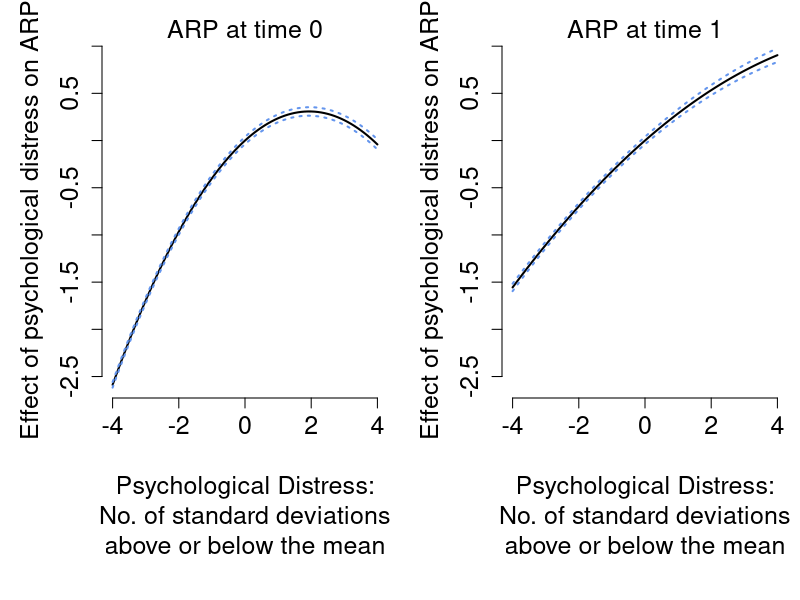
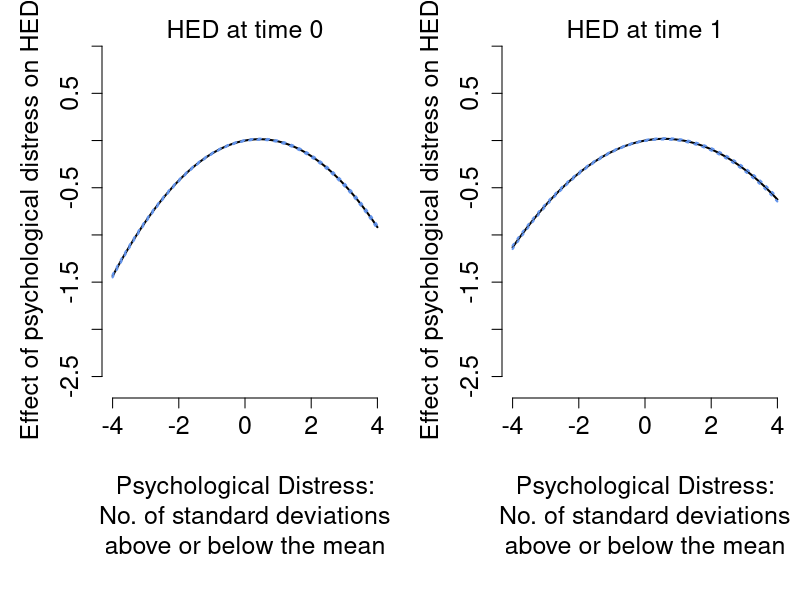

The R script that drew these images, in order:
###############################################################################
# Preliminary data preparation steps
###############################################################################

outdat_rutgers <- read.csv("figures/RAPI/injunctive_model_05.csv", header = TRUE)
colnames(outdat_rutgers)[1] <- "params"
varcovmat_rutgers <- read.csv("figures/RAPI/varcovmat_injunctive_model_05.csv", header = TRUE)

outdat_HED <- read.csv("figures/HED/injunctive_model_05.csv", header = TRUE)
colnames(outdat_HED)[1] <- "params"
varcovmat_HED <- read.csv("figures/HED/varcovmat_injunctive_model_05.csv", header = TRUE)

list_estimates <- list(outdat_rutgers = outdat_rutgers, outdat_HED = outdat_HED)
list_varcovmat <- list(varcovmat_rutgers = varcovmat_rutgers, varcovmat_HED = varcovmat_HED)

###############################################################################
# Define function for plotting effects
###############################################################################

CurvilinearEffect <- function(stress, 
                              time, 
                              model, 
                              estimates = list_estimates, 
                              varcovmat = list_varcovmat){
  
  out <- 0
  
  if(model == "RAPI_model05"){
    use_estimates <- estimates[["outdat_rutgers"]]
    use_varcovmat <- varcovmat[["varcovmat_rutgers"]][,2:ncol(varcovmat[["varcovmat_rutgers"]])]
  }else if(model == "HED_model05"){
    use_estimates <- estimates[["outdat_HED"]]
    use_varcovmat <- varcovmat[["varcovmat_HED"]][,2:ncol(varcovmat[["varcovmat_HED"]])]
  }else{
    out <- -99
  }
  
  if(out != -99){
    a_idx <- use_estimates[["params"]] == "DASS"
    b_idx <- use_estimates[["params"]] == "I(DASS * DASS)"
    c_idx <- use_estimates[["params"]] == "DASS:time"
    d_idx <- use_estimates[["params"]] == "I(DASS * DASS):time"
    
    a_est <- use_estimates[["estimates"]][a_idx]
    b_est <- use_estimates[["estimates"]][b_idx]
    c_est <- use_estimates[["estimates"]][c_idx]
    d_est <- use_estimates[["estimates"]][d_idx]
    
    est_linear_combo <- (a_est)*stress + (b_est)*stress*stress + time*((c_est)*stress + (d_est)*stress*stress)
    
    L <- rep(0, length(use_estimates[["params"]]))
    L[use_estimates[["params"]] == "DASS"] <- a_est
    L[use_estimates[["params"]] == "I(DASS * DASS)"] <- b_est * stress
    L[use_estimates[["params"]] == "DASS:time"] <- c_est * time
    L[use_estimates[["params"]] == "I(DASS * DASS):time"] <- d_est * stress * time
    L <- t(as.matrix(L))
    
    var_linear_combo <- L %*% as.matrix(use_varcovmat) %*% t(L)
    stderr_linear_combo <- sqrt(var_linear_combo)
  }
  
  out = data.frame(est = est_linear_combo,
                   stderr = stderr_linear_combo,
                   LB95 = est_linear_combo - qnorm(0.975)*stderr_linear_combo,
                   UB95 = est_linear_combo + qnorm(0.975)*stderr_linear_combo)
  return(out)
}

###############################################################################
# Prepare data for plotting
###############################################################################

dat_input <- expand.grid(stress = seq(-4,4,0.1), time = c(0,1), model = c("RAPI_model05","HED_model05"))
list_output <- mapply(CurvilinearEffect, dat_input$stress, dat_input$time, dat_input$model, SIMPLIFY = FALSE)
dat_output <- do.call(rbind, list_output)
dat_plot <- cbind(dat_input, dat_output)

min_ylim <- min(dat_plot$est)
max_ylim <- max(dat_plot$est)
min_xlim <- -4
max_xlim <- 4

###############################################################################
# RAPI
###############################################################################
par(mar = c(10, 5, 2, 0.5) + 0.1, mfrow = c(1,2))  # Bottom, left, top, right
dat_plot0 <- dat_plot[dat_plot$time==0 & dat_plot$model=="RAPI_model05",]
plot(-1, 
     type="n",
     xlim = c(min_xlim, max_xlim),
     ylim = c(min_ylim, max_ylim),
     xlab = "",
     ylab = "Effect of psychological distress on ARP", 
     cex.lab = 1.5,
     cex.axis = 1.5,
     frame.plot = FALSE)
lines(dat_plot0$stress, dat_plot0$est, type = "l", lwd = 2)
lines(dat_plot0$stress, dat_plot0$LB95, type = "l", lwd = 2, lty = 3, col = "cornflowerblue")
lines(dat_plot0$stress, dat_plot0$UB95, type = "l", lwd = 2, lty = 3, col = "cornflowerblue")
mtext("ARP at time 0", side = 3, line = 0, cex = 1.5)
mtext("Psychological Distress:\nNo. of standard deviations\nabove or below the mean", side = 1, line = 7, cex = 1.5)
dat_plot1 <- dat_plot[dat_plot$time==1 & dat_plot$model=="RAPI_model05",]
plot(-1, 
     type="n",
     xlim = c(min_xlim, max_xlim),
     ylim = c(min_ylim, max_ylim),
     xlab = "",
     ylab = "Effect of psychological distress on ARP", 
     cex.lab = 1.5,
     cex.axis = 1.5,
     frame.plot = FALSE)
lines(dat_plot1$stress, dat_plot1$est, type = "l", lwd = 2)
lines(dat_plot1$stress, dat_plot1$LB95, type = "l", lwd = 2, lty = 3, col = "cornflowerblue")
lines(dat_plot1$stress, dat_plot1$UB95, type = "l", lwd = 2, lty = 3, col = "cornflowerblue")
mtext("ARP at time 1", side = 3, line = 0, cex = 1.5)
mtext("Psychological Distress:\nNo. of standard deviations\nabove or below the mean", side = 1, line = 7, cex = 1.5)

###############################################################################
# HED
###############################################################################
par(mar = c(10, 5, 2, 0.5) + 0.1, mfrow = c(1,2))  # Bottom, left, top, right
dat_plot0 <- dat_plot[dat_plot$time==0 & dat_plot$model=="HED_model05",]
plot(-1, 
     type="n",
     xlim = c(min_xlim, max_xlim),
     ylim = c(min_ylim, max_ylim),
     xlab = "",
     ylab = "Effect of psychological distress on HED", 
     cex.lab = 1.5,
     cex.axis = 1.5,
     frame.plot = FALSE)
lines(dat_plot0$stress, dat_plot0$est, type = "l", lwd = 2)
lines(dat_plot0$stress, dat_plot0$LB95, type = "l", lwd = 2, lty = 3, col = "cornflowerblue")
lines(dat_plot0$stress, dat_plot0$UB95, type = "l", lwd = 2, lty = 3, col = "cornflowerblue")
mtext("HED at time 0", side = 3, line = 0, cex = 1.5)
mtext("Psychological Distress:\nNo. of standard deviations\nabove or below the mean", side = 1, line = 7, cex = 1.5)
dat_plot1 <- dat_plot[dat_plot$time==1 & dat_plot$model=="HED_model05",]
plot(-1, 
     type="n",
     xlim = c(min_xlim, max_xlim),
     ylim = c(min_ylim, max_ylim),
     xlab = "",
     ylab = "Effect of psychological distress on HED", 
     cex.lab = 1.5,
     cex.axis = 1.5,
     frame.plot = FALSE)
lines(dat_plot1$stress, dat_plot1$est, type = "l", lwd = 2)
lines(dat_plot1$stress, dat_plot1$LB95, type = "l", lwd = 2, lty = 3, col = "cornflowerblue")
lines(dat_plot1$stress, dat_plot1$UB95, type = "l", lwd = 2, lty = 3, col = "cornflowerblue")
mtext("HED at time 1", side = 3, line = 0, cex = 1.5)
mtext("Psychological Distress:\nNo. of standard deviations\nabove or below the mean", side = 1, line = 7, cex = 1.5)


